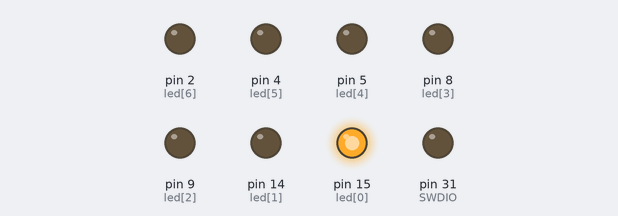
The sketch below on a simulated Arduino Mega 2560, built with avr-gcc and run on an emulated ATmega2560. Parts: output pins drawn as LEDs (lit = HIGH).

Above: at 0.05 s.
At 0.95 s:
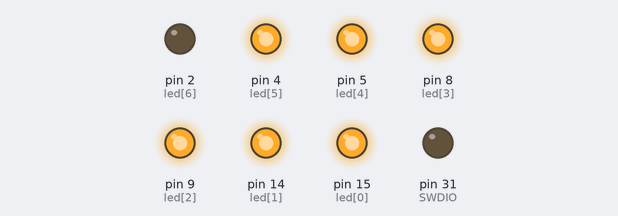
At 1.85 s:
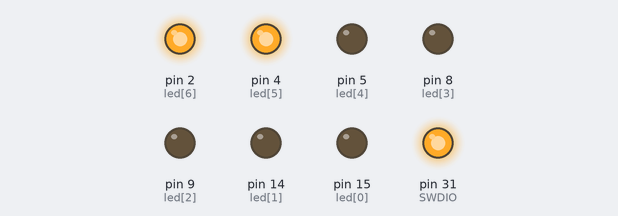
At 3.65 s:
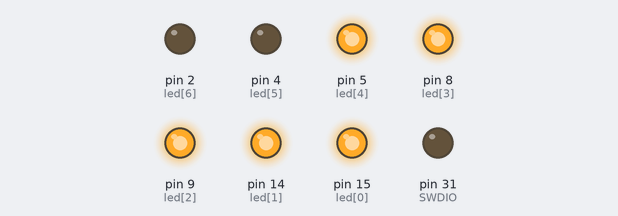
At 5.45 s:
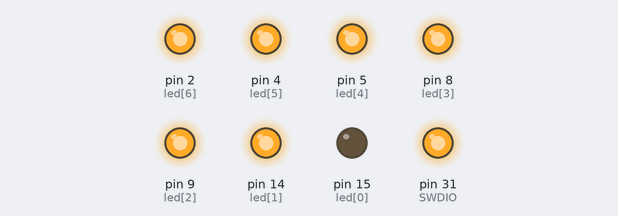
At 7.25 s:
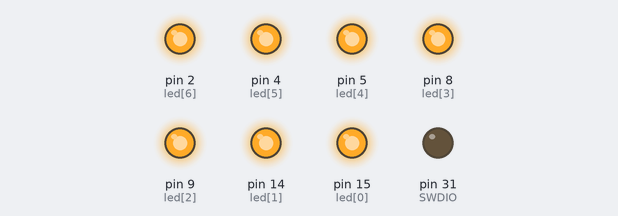
Timing chart, 0 to 7.5 s (numbered marks = the images above):
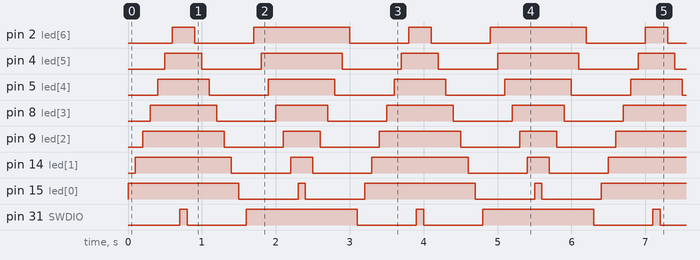

The sketch:

Blink.ino
```cpp
#define SWDIO 31
#define SWCLK 30

int led[8] = {15,14,9,8,5,4,2,31};


// the setup routine runs once when you press reset:
void setup() {
  for(int i=0;i<8;i++){
    pinMode(led[i],OUTPUT);
    }
  pinMode(SWDIO,INPUT);
  digitalWrite(SWCLK,LOW);
  pinMode(SWDIO,OUTPUT);  //Rutina de inicio de SAMD11 PAG 900-SWD Interface Signals
}

// the loop routine runs over and over again forever:
void loop() {
  for(int i=0;i<8;i++){
    digitalWrite(led[i],HIGH);
    delay(100);
    }
  for(int i=7;i>=0;i--){
    digitalWrite(led[i],LOW);
    delay(100);
  }
  for(int i=7;i>=0;i--){
    digitalWrite(led[i],HIGH);
    delay(100);
  }
  for(int i=0;i<8;i++){
    digitalWrite(led[i],LOW);
    delay(100);
  }
}
```

Measured:
- by itself, pin 2 (led[6]): repeats every 3.2 s: LOW 0.80 s, HIGH 1.3 s, LOW 0.80 s, HIGH 0.30 s
- by itself, pin 4 (led[5]): repeats every 3.2 s: LOW 0.80 s, HIGH 1.1 s, LOW 0.80 s, HIGH 0.50 s
- by itself, pin 5 (led[4]): repeats every 3.2 s: LOW 0.80 s, HIGH 0.90 s, LOW 0.80 s, HIGH 0.70 s
- by itself, pin 8 (led[3]): repeats every 3.2 s: LOW 0.80 s, HIGH 0.70 s, LOW 0.80 s, HIGH 0.90 s
- by itself, pin 9 (led[2]): repeats every 3.2 s: LOW 0.80 s, HIGH 0.50 s, LOW 0.80 s, HIGH 1.1 s
- by itself, pin 14 (led[1]): repeats every 3.2 s: LOW 0.80 s, HIGH 0.30 s, LOW 0.80 s, HIGH 1.3 s
- by itself, pin 15 (led[0]): repeats every 3.2 s: LOW 0.80 s, HIGH 0.10 s, LOW 0.80 s, HIGH 1.5 s
- by itself, pin 31 (SWDIO): repeats every 3.2 s: LOW 0.80 s, HIGH 1.5 s, LOW 0.80 s, HIGH 0.10 s
